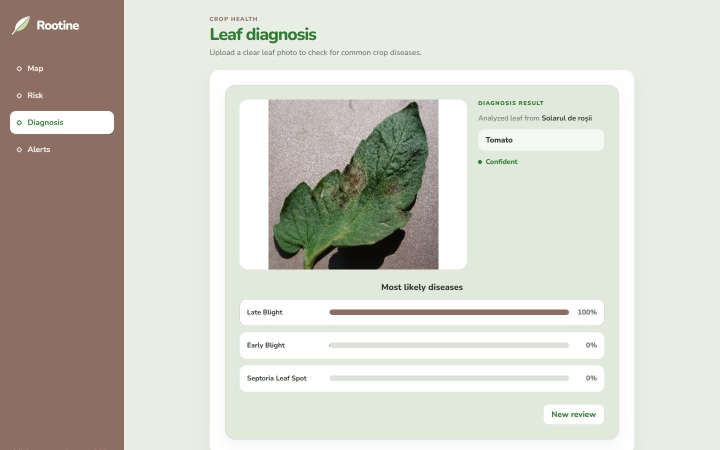
#> input picture .claude/skills/rootine-presentations/template/assets/example-diagnosis.jpg, 1440 x 900 px (shown at 1/2 size)
$ python -i augmentations.py   (imports and definitions only)
#> lines starting #> are read from the running program, lines starting #| are printed output that depends on the picture; after the words box and inside, x2 and y2 are one past the last pixel; in counts of white or black regions, pixels touching at a corner belong together
#> further down, picture is the input picture: shape (900, 1440, 3); mean B, G, R 197.6, 207.2, 207.9
import io
import random
from functools import lru_cache
from pathlib import Path

import numpy as np
from PIL import Image, ImageEnhance, ImageFilter, ImageOps

OUTDOOR_BACKGROUNDS = ("soil", "foliage", "sky", "wood_field")
IMAGE_EXTENSIONS = (".jpg", ".jpeg", ".png", ".webp", ".bmp")
DEFAULT_BG_DIR = Path(__file__).resolve().parent / "backgrounds"

# Segmentation thresholds
FG_SCORE_THRESHOLD = 0.36
SOFT_MASK_THRESHOLD = 0.5
MIN_FG_RATIO = 0.08
MAX_FG_RATIO = 0.92

# Transform probabilities & kernel sizes
COIN_FLIP_PROB = 0.5
RADIAL_SHADOW_DARKEN_PROB = 0.5
GAUSSIAN_BLUR_PROB = 0.65
PIL_FAST_KERNEL_SIZE = 5

SHADOW_APPLY_PROB = 0.65
COLOR_JITTER_APPLY_PROB = 0.75
PERSPECTIVE_CROP_APPLY_PROB = 0.50
BLUR_APPLY_PROB = 0.45
JPEG_APPLY_PROB = 0.50


# [142 lines left out: functions make_rng, _norm_grid, _cached_bg_image, discover_background_images, generate_outdoor_background, load_background_crop, not called in this run]


def segment_leaf_mask(rgb: np.ndarray) -> np.ndarray:
    """Segment leaf foreground into a soft mask in [0.0, 1.0] for (H, W, 3) uint8 RGB."""
    h, w, _ = rgb.shape
#> h = 900; w = 1440
    img_f = rgb.astype(np.float32)

    border_samples = np.concatenate(
        [img_f[0, :, :], img_f[-1, :, :], img_f[:, 0, :], img_f[:, -1, :]],
        axis=0,
    )
    bg_color = np.median(border_samples, axis=0)
#> bg_color = [228, 238, 232]
    color_dist = np.linalg.norm(img_f - bg_color[None, None, :], axis=-1) / 255.0
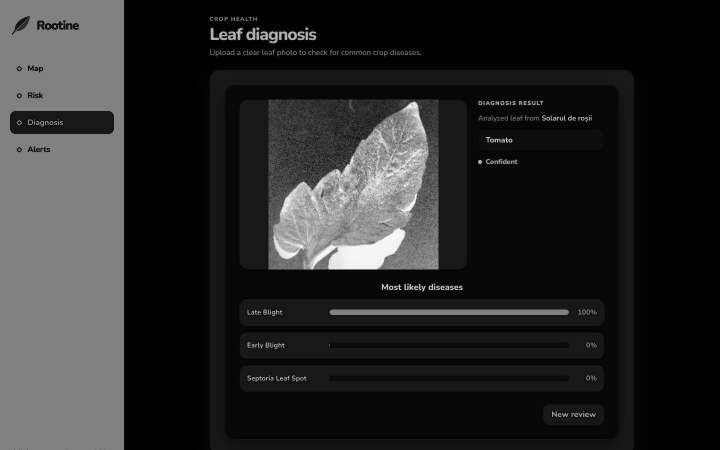
#> color_dist: shape (900, 1440) float32 (shown at 1/2 size); min 0, max 1.58, mean 0.249; drawn with min black and max white

    r, g, b = img_f[..., 0] / 255.0, img_f[..., 1] / 255.0, img_f[..., 2] / 255.0
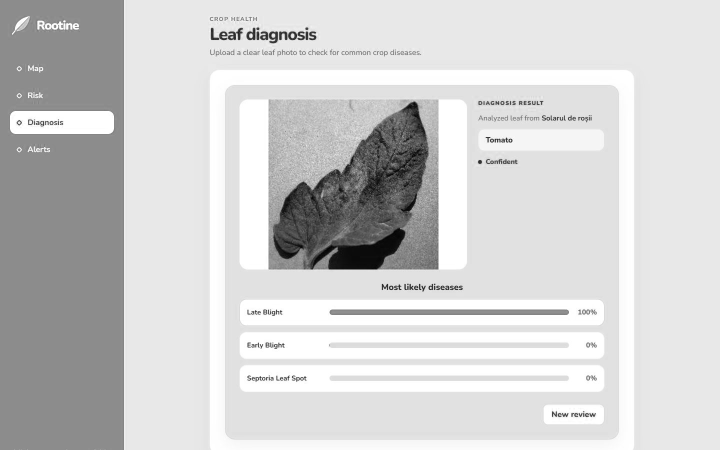
#> b: shape (900, 1440) float32 (shown at 1/2 size); min 0, max 1, mean 0.815
    excess_green = np.clip((2.0 * g - r - b + 0.25) * 0.8, 0.0, 1.5)
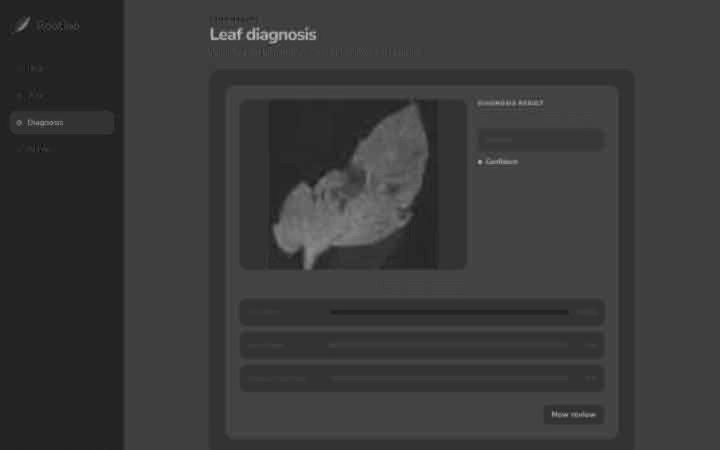
#> excess_green: shape (900, 1440) float32 (shown at 1/2 size); min 0.00235, max 0.821, mean 0.228
    chroma = np.maximum(np.maximum(r, g), b) - np.minimum(np.minimum(r, g), b)
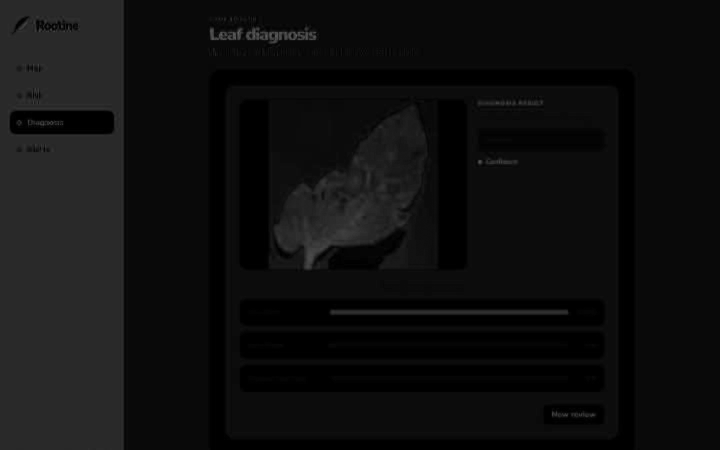
#> chroma: shape (900, 1440) float32 (shown at 1/2 size); min 0, max 0.416, mean 0.0602

    score = (
        0.55 * np.clip(color_dist * 2.2, 0.0, 1.0)
        + 0.30 * np.clip(excess_green, 0.0, 1.0)
        + 0.15 * np.clip(chroma * 2.0, 0.0, 1.0)
    )
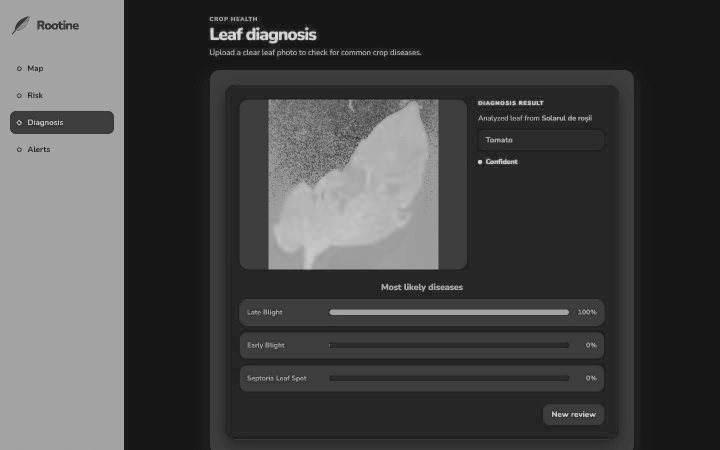
#> score: shape (900, 1440) float32 (shown at 1/2 size); min 0.0868, max 0.921, mean 0.275
    fg_bool = score > FG_SCORE_THRESHOLD
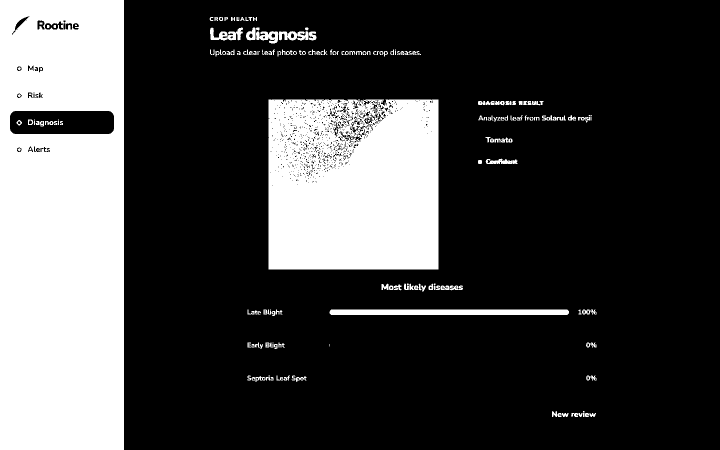
#> fg_bool: shape (900, 1440) bool (shown at 1/2 size); 26.2% white; 186 white regions (32 under 20 px), largest, box (x1, y1, x2, y2) and area: (0, 0, 248, 900) 211962, (537, 199, 877, 539) 111296, (659, 619, 1138, 630) 5244

    mask_img = Image.fromarray((fg_bool.astype(np.uint8) * 255), mode="L")
    mask_img = mask_img.filter(ImageFilter.MaxFilter(size=5))
#> mask_img: PIL image 1440x900 L; 28.5% white; 39 white regions, largest, box (x1, y1, x2, y2) and area: (0, 0, 250, 900) 216529, (535, 197, 879, 541) 118330, (657, 617, 1140, 632) 7220
    mask_img = mask_img.filter(ImageFilter.MinFilter(size=5))
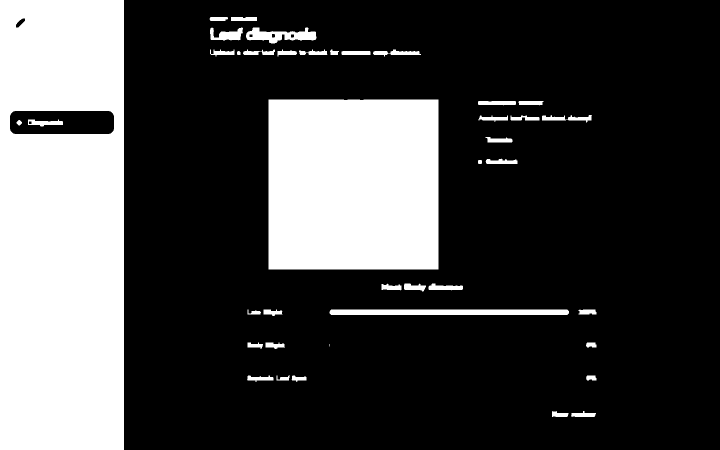
#> mask_img: PIL image 1440x900 L (shown at 1/2 size); 27% white; 41 white regions (1 under 20 px), largest, box (x1, y1, x2, y2) and area: (0, 0, 248, 900) 213601, (537, 199, 877, 539) 115586, (659, 619, 1138, 630) 5244
    mask_img = mask_img.filter(ImageFilter.GaussianBlur(radius=2.0))
    soft_mask = np.asarray(mask_img, dtype=np.float32) / 255.0

    fg_ratio = float((soft_mask > SOFT_MASK_THRESHOLD).mean())
#> fg_ratio = 0.27
    if fg_ratio < MIN_FG_RATIO or fg_ratio > MAX_FG_RATIO:
        nx, ny = _norm_grid(w, h)
        ry, rx = 0.38, 0.38
        ell = (((nx - 0.5) / rx) ** 2 + ((ny - 0.5) / ry) ** 2) <= 1.0
        ell_img = Image.fromarray((ell.astype(np.uint8) * 255), mode="L").filter(
            ImageFilter.GaussianBlur(radius=4.0)
        )
        soft_mask = np.asarray(ell_img, dtype=np.float32) / 255.0

    return np.clip(soft_mask, 0.0, 1.0)


# [176 lines left out: functions composite_outdoor_background, apply_random_shadows, apply_color_jitter, apply_blur, _find_perspective_coeffs, apply_perspective_or_scale_crop and 1 more, not called in this run]


class FieldAugmentor:
    """Reproducible field-condition augmentation pipeline."""

    # [53 lines left out: functions __init__, __call__, augment_image_bytes, not called in this run]

>>> import cv2
>>> picture = cv2.imread('../../.claude/skills/rootine-presentations/template/assets/example-diagnosis.jpg')
>>> result = segment_leaf_mask(picture)
